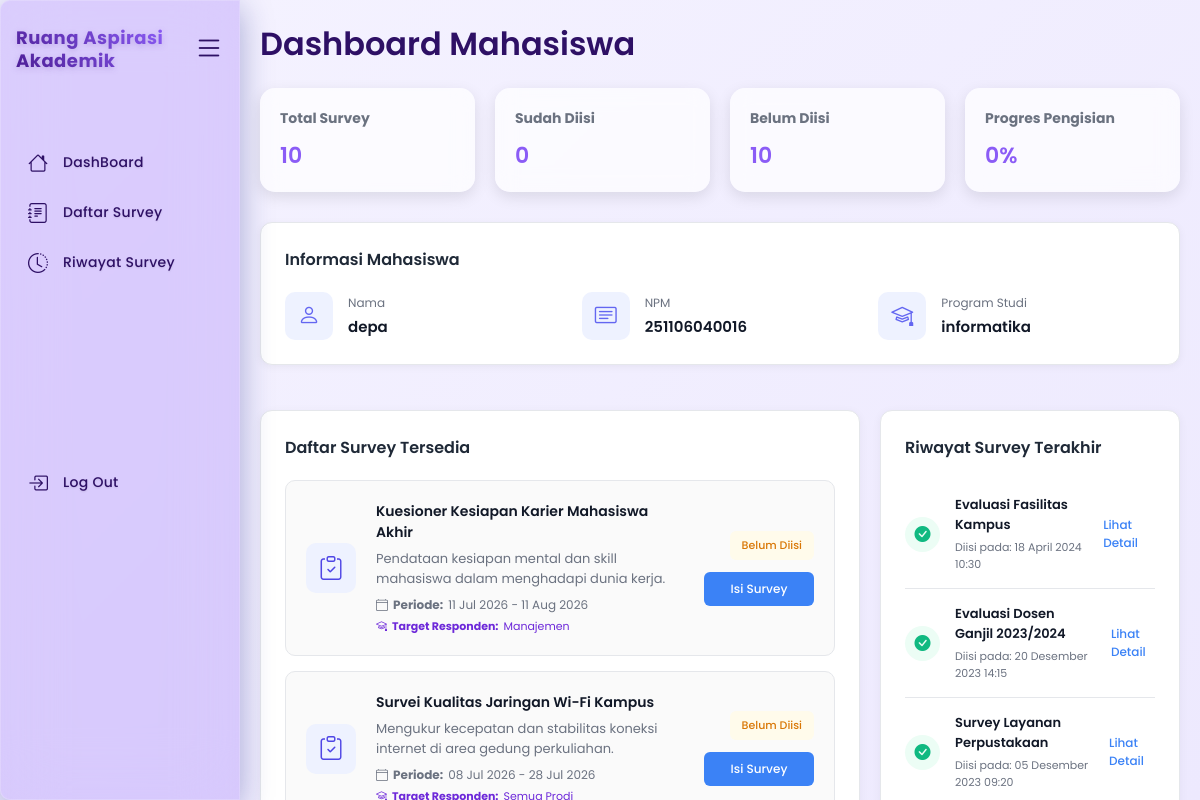
Page /webFeedback/dashboard-user.php (signed in) on the committed database.
### tables this page shows
CREATE TABLE `surveys` (
  `id_survey` int(11) NOT NULL,
  `judul_survey` varchar(255) NOT NULL,
  `deskripsi` text DEFAULT NULL,
  `tanggal_mulai` date NOT NULL,
  `tanggal_selesai` date NOT NULL,
  `target_prodi` varchar(100) NOT NULL,
  `status` enum('aktif','non-aktif','draft') DEFAULT 'draft'
);

### webFeedback/dashboard-user.php (the view, shortened to what this page needs)
<!DOCTYPE html>
<?php
include 'db.php';
$sql_total = "SELECT COUNT(*) as total FROM surveys";
$res_total = $conn->query($sql_total);
$row_total = $res_total->fetch_assoc();
$total_survey = $row_total['total'];
$id_mahasiswa = isset($_SESSION['id_mahasiswa']) ? $_SESSION['id_mahasiswa'] : 0;
$sql_diisi = "SELECT COUNT(DISTINCT p.id_survey) as total
              FROM jawaban j
              JOIN pertanyaan p ON j.id_pertanyaan = p.id_pertanyaan
              WHERE j.id_mahasiswa = '$id_mahasiswa'";
$res_diisi = $conn->query($sql_diisi);
$row_diisi = $res_diisi->fetch_assoc();
$sudah_diisi = $row_diisi['total'] ? $row_diisi['total'] : 0;
$belum_diisi = $total_survey - $sudah_diisi;
$progres = 0;
if ($total_survey > 0) {
    $progres = round(($sudah_diisi / $total_survey) * 100);
}
$sql_survey_user = "SELECT * FROM surveys WHERE status = 'aktif' ORDER BY id_survey DESC LIMIT 2";
$result_survey_user = $conn->query($sql_survey_user);
?>
<html lang="en">
<head>
	<link rel="stylesheet" href="https://cdn.jsdelivr.net/npm/bootstrap-icons@1.15.0/font/bootstrap-icons.css">
    <link rel="stylesheet" href="https://cdnjs.cloudflare.com/ajax/libs/font-awesome/5.15.3/css/all.min.css">
</head>
<body >
	<div class="container add" id="container" >
		<div class="brand">
			<h3>
                Ruang Aspirasi  <br>
                 <span>Akademik</span>
            </h3>
			<a href="#" id="toggle"><i class="bi bi-list"></i></a>
		</div>
		<div class="navbar">
			<ul>
				<li>
					<a href="#"><i class="bi bi-house"></i><span>DashBoard</span></a></li>
				<li><a href="daftar-survey-user.php"><i class="bi bi-journal-text"></i><span>Daftar Survey</span></a></li>
				<li><a href="riwayat-survey-user.php"><i class="bi bi-clock-history"></i><span>Riwayat Survey</span></a></li>
		</div>
		<div class="navbar log-out">
			<ul>
				<li><a href="logout.php"><i class="bi bi-box-arrow-in-right"></i><span>Log Out</span></a></li>
			</ul>
		</div>
	</div>
                <div class="main-content">
	<h1>Dashboard Mahasiswa</h1>
	<div class="cards">
    <a href="daftar-survey-user.php" class="card-link" style="text-decoration: none; color: inherit; display: block;">
        <div class="card">
            <h3>Total Survey</h3>
            <p><?= $total_survey; ?></p>
        </div>
    </a>
    <a href="riwayat-survey.php" class="card-link" style="text-decoration: none; color: inherit; display: block;">
        <div class="card">
            <h3>Sudah Diisi</h3>
            <p><?= $sudah_diisi; ?></p>
        </div>
    </a>
    <a href="daftar-survey-user.php" class="card-link" style="text-decoration: none; color: inherit; display: block;">
        <div class="card">
            <h3>Belum Diisi</h3>
            <p><?= $belum_diisi; ?></p>
        </div>
    </a>
    <div class="card">
        <h3>Progres Pengisian</h3>
        <p><?= $progres; ?>%</p>
    </div>
</div>
<div class="student-info-section">
    <h2 class="section-title">Informasi Mahasiswa</h2>
    <div class="info-grid">
        <div class="info-item">
            <div class="info-icon-box">
                <i class="bi bi-person"></i>
            </div>
            <div class="info-text">
                <label>Nama</label>
                <span><?php echo htmlspecialchars($_SESSION['nama']); ?></span>
            </div>
        </div>
        <div class="info-item">
            <div class="info-icon-box">
                <i class="bi bi-card-text"></i>
            </div>
            <div class="info-text">
                <label>NPM</label>
                <span><?php echo htmlspecialchars($_SESSION['npm']); ?></span>
            </div>
        </div>
        <div class="info-item">
            <div class="info-icon-box">
                <i class="bi bi-mortarboard"></i>
            </div>
            <div class="info-text">
                <label>Program Studi</label>
                <span><?php echo htmlspecialchars($_SESSION['prodi']); ?></span>
            </div>
        </div>
    </div>
</div>
	<div class="content-row">
    <div class="survey-list-section">
        <h2>Daftar Survey Tersedia</h2>
        <?php
        if ($result_survey_user && $result_survey_user->num_rows > 0) {
            while ($row = $result_survey_user->fetch_assoc()) {
                ?>
                <div class="survey-card-item">
    <div class="survey-icon-box">
        <i class="bi bi-clipboard-check"></i>
    </div>
    <div class="survey-info">
        <h4><?= htmlspecialchars($row['judul_survey']); ?></h4>
        <p style="margin-bottom: 8px; color: #6B7280; font-size: 13px;">
    <?= !empty($row['deskripsi']) ? htmlspecialchars($row['deskripsi']) : '--- Deskripsi survey ini kosong ---'; ?>
</p>
        <span class="survey-date" style="margin-bottom: 4px;">
            <i class="bi bi-calendar4"></i>
            <strong>Periode:</strong> <?= date('d M Y', strtotime($row['tanggal_mulai'])) . " - " . date('d M Y', strtotime($row['tanggal_selesai'])); ?>
        </span>
        <span class="survey-target" style="font-size: 11px; color: #6D28D9; display: flex; align-items: center; gap: 5px;">
            <i class="bi bi-mortarboard"></i>
            <strong>Target Responden:</strong> <?= htmlspecialchars($row['target_prodi']); ?>
        </span>
    </div>
    <div class="survey-actions">
        <span class="badge badge-warning">Belum Diisi</span>
        <a href="isi-survey.php?id=<?= $row['id_survey']; ?>" class="btn-primary" style="text-align: center; text-decoration: none;">Isi Survey</a>
    </div>
</div>
                <?php
            }
        } else {
            echo "<p style='color: #777; font-size: 13px; padding: 15px 0;'>Saat ini tidak ada survey akademik yang tersedia untuk diisi.</p>";
        }
        ?>
    </div>
    <div class="history-section">
        <h2>Riwayat Survey Terakhir</h2>
        <div class="history-list">
            <div class="history-item">
                <div class="history-icon">
                    <i class="bi bi-check-circle-fill"></i>
                </div>
                <div class="history-info">
                    <h4>Evaluasi Fasilitas Kampus</h4>
                    <p>Diisi pada: 18 April 2024 10:30</p>
                </div>
                <a href="#" class="history-link">Lihat Detail</a>
            </div>
            <div class="history-item">
                <div class="history-icon">
                    <i class="bi bi-check-circle-fill"></i>
                </div>
                <div class="history-info">
                    <h4>Evaluasi Dosen Ganjil 2023/2024</h4>
                    <p>Diisi pada: 20 Desember 2023 14:15</p>
                </div>
                <a href="#" class="history-link">Lihat Detail</a>
            </div>
            <div class="history-item">
                <div class="history-icon">
                    <i class="bi bi-check-circle-fill"></i>
                </div>
                <div class="history-info">
                    <h4>Survey Layanan Perpustakaan</h4>
                    <p>Diisi pada: 05 Desember 2023 09:20</p>
                </div>
                <a href="#" class="history-link">Lihat Detail</a>
            </div>
        </div>
    </div>
</div>
</div>
</body>
</html>

### rows in the picture
surveys: judul_survey "Kuesioner Kesiapan Karier Mahasiswa Akhir", deskripsi "Pendataan kesiapan mental dan skill mahasiswa dalam menghadapi dunia kerja.", tanggal_mulai "11 Jul 2026", tanggal_selesai "11 Aug 2026", target_prodi "Manajemen"
surveys: judul_survey "Survei Kualitas Jaringan Wi-Fi Kampus", deskripsi "Mengukur kecepatan dan stabilitas koneksi internet di area gedung perkuliahan.", tanggal_mulai "08 Jul 2026", tanggal_selesai "28 Jul 2026"

### other values in the picture
$total_survey "10"
$sudah_diisi "0"
$belum_diisi "10"
$progres "0"
$_SESSION['nama'] "depa"
$_SESSION['npm'] "251106040016"
$_SESSION['prodi'] "informatika"
